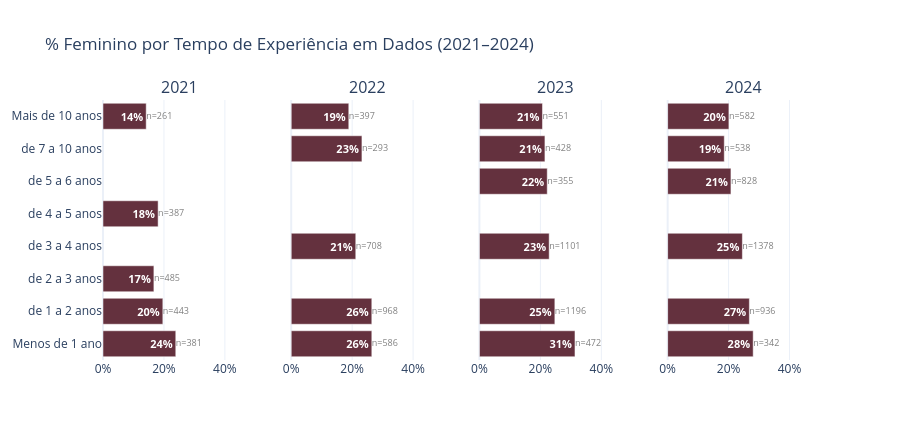

The notebook cell this image was saved under:
### Markdown cell above
### 2.7 — Experiência na área de dados por gênero

### Code cell
TEMPO_ORDEM = [
    'Menos de 1 ano',
    'de 1 a 2 anos',
    'de 2 a 3 anos',
    'de 3 a 4 anos',
    'de 4 a 5 anos',
    'de 5 a 6 anos',
    'de 6 a 7 anos',
    'de 7 a 10 anos',
    'Mais de 10 anos',
]
 
tempo_valido = [t for t in TEMPO_ORDEM if t in df['tempo_area_dados'].dropna().unique()]
 
fig = subplots_pct_fem(
    df[df['tempo_area_dados'].isin(tempo_valido)],
    'tempo_area_dados',
    tempo_valido,
    '% Feminino por Tempo de Experiência em Dados (2021–2024)',
    height=440,
)
fig.show()
# fig.write_image('figures/2_7_experiencia_genero.png', scale=2)

### Figure 1 — Plotly figure (JSON) as saved in the notebook; plotly's stock layout.template omitted (floating-point values rounded to 4 significant figures)
{"data": [{"customdata": [381, 443, 485, 0, 387, 0, 0, 261], "hovertemplate": "%{y}: %{x:.1f}% feminino (n=%{customdata})<extra></extra>", "marker": {"color": "#64313E"}, "orientation": "h", "showlegend": false, "text": ["<b>24%</b>", "<b>20%</b>", "<b>17%</b>", "", "<b>18%</b>", "", "", "<b>14%</b>"], "textfont": {"color": "white", "size": 11}, "textposition": "inside", "type": "bar", "x": [23.88, 19.64, 16.7, null, 18.09, null, null, 14.18], "xaxis": "x", "y": ["Menos de 1 ano", "de 1 a 2 anos", "de 2 a 3 anos", "de 3 a 4 anos", "de 4 a 5 anos", "de 5 a 6 anos", "de 7 a 10 anos", "Mais de 10 anos"], "yaxis": "y"}, {"mode": "text", "showlegend": false, "text": ["n=381", "n=443", "n=485", "n=0", "n=387", "n=0", "n=0", "n=261"], "textfont": {"color": "gray", "size": 9}, "textposition": "middle right", "type": "scatter", "x": [23.88, 19.64, 16.7, null, 18.09, null, null, 14.18], "xaxis": "x", "y": ["Menos de 1 ano", "de 1 a 2 anos", "de 2 a 3 anos", "de 3 a 4 anos", "de 4 a 5 anos", "de 5 a 6 anos", "de 7 a 10 anos", "Mais de 10 anos"], "yaxis": "y"}, {"customdata": [586, 968, 0, 708, 0, 0, 293, 397], "hovertemplate": "%{y}: %{x:.1f}% feminino (n=%{customdata})<extra></extra>", "marker": {"color": "#64313E"}, "orientation": "h", "showlegend": false, "text": ["<b>26%</b>", "<b>26%</b>", "", "<b>21%</b>", "", "", "<b>23%</b>", "<b>19%</b>"], "textfont": {"color": "white", "size": 11}, "textposition": "inside", "type": "bar", "x": [26.45, 26.45, null, 21.19, null, null, 23.21, 18.89], "xaxis": "x2", "y": ["Menos de 1 ano", "de 1 a 2 anos", "de 2 a 3 anos", "de 3 a 4 anos", "de 4 a 5 anos", "de 5 a 6 anos", "de 7 a 10 anos", "Mais de 10 anos"], "yaxis": "y2"}, {"mode": "text", "showlegend": false, "text": ["n=586", "n=968", "n=0", "n=708", "n=0", "n=0", "n=293", "n=397"], "textfont": {"color": "gray", "size": 9}, "textposition": "middle right", "type": "scatter", "x": [26.45, 26.45, null, 21.19, null, null, 23.21, 18.89], "xaxis": "x2", "y": ["Menos de 1 ano", "de 1 a 2 anos", "de 2 a 3 anos", "de 3 a 4 anos", "de 4 a 5 anos", "de 5 a 6 anos", "de 7 a 10 anos", "Mais de 10 anos"], "yaxis": "y2"}, {"customdata": [472, 1196, 0, 1101, 0, 355, 428, 551], "hovertemplate": "%{y}: %{x:.1f}% feminino (n=%{customdata})<extra></extra>", "marker": {"color": "#64313E"}, "orientation": "h", "showlegend": false, "text": ["<b>31%</b>", "<b>25%</b>", "", "<b>23%</b>", "", "<b>22%</b>", "<b>21%</b>", "<b>21%</b>"], "textfont": {"color": "white", "size": 11}, "textposition": "inside", "type": "bar", "x": [31.36, 24.75, null, 22.89, null, 22.25, 21.5, 20.69], "xaxis": "x3", "y": ["Menos de 1 ano", "de 1 a 2 anos", "de 2 a 3 anos", "de 3 a 4 anos", "de 4 a 5 anos", "de 5 a 6 anos", "de 7 a 10 anos", "Mais de 10 anos"], "yaxis": "y3"}, {"mode": "text", "showlegend": false, "text": ["n=472", "n=1196", "n=0", "n=1101", "n=0", "n=355", "n=428", "n=551"], "textfont": {"color": "gray", "size": 9}, "textposition": "middle right", "type": "scatter", "x": [31.36, 24.75, null, 22.89, null, 22.25, 21.5, 20.69], "xaxis": "x3", "y": ["Menos de 1 ano", "de 1 a 2 anos", "de 2 a 3 anos", "de 3 a 4 anos", "de 4 a 5 anos", "de 5 a 6 anos", "de 7 a 10 anos", "Mais de 10 anos"], "yaxis": "y3"}, {"customdata": [342, 936, 0, 1378, 0, 828, 538, 582], "hovertemplate": "%{y}: %{x:.1f}% feminino (n=%{customdata})<extra></extra>", "marker": {"color": "#64313E"}, "orientation": "h", "showlegend": false, "text": ["<b>28%</b>", "<b>27%</b>", "", "<b>25%</b>", "", "<b>21%</b>", "<b>19%</b>", "<b>20%</b>"], "textfont": {"color": "white", "size": 11}, "textposition": "inside", "type": "bar", "x": [28.07, 26.82, null, 24.53, null, 20.77, 18.59, 20.1], "xaxis": "x4", "y": ["Menos de 1 ano", "de 1 a 2 anos", "de 2 a 3 anos", "de 3 a 4 anos", "de 4 a 5 anos", "de 5 a 6 anos", "de 7 a 10 anos", "Mais de 10 anos"], "yaxis": "y4"}, {"mode": "text", "showlegend": false, "text": ["n=342", "n=936", "n=0", "n=1378", "n=0", "n=828", "n=538", "n=582"], "textfont": {"color": "gray", "size": 9}, "textposition": "middle right", "type": "scatter", "x": [28.07, 26.82, null, 24.53, null, 20.77, 18.59, 20.1], "xaxis": "x4", "y": ["Menos de 1 ano", "de 1 a 2 anos", "de 2 a 3 anos", "de 3 a 4 anos", "de 4 a 5 anos", "de 5 a 6 anos", "de 7 a 10 anos", "Mais de 10 anos"], "yaxis": "y4"}], "layout": {"annotations": [{"font": {"size": 16}, "showarrow": false, "text": "2021", "x": 0.1062, "xanchor": "center", "xref": "paper", "y": 1, "yanchor": "bottom", "yref": "paper"}, {"font": {"size": 16}, "showarrow": false, "text": "2022", "x": 0.3688, "xanchor": "center", "xref": "paper", "y": 1, "yanchor": "bottom", "yref": "paper"}, {"font": {"size": 16}, "showarrow": false, "text": "2023", "x": 0.6313, "xanchor": "center", "xref": "paper", "y": 1, "yanchor": "bottom", "yref": "paper"}, {"font": {"size": 16}, "showarrow": false, "text": "2024", "x": 0.8938, "xanchor": "center", "xref": "paper", "y": 1, "yanchor": "bottom", "yref": "paper"}], "height": 440, "legend": {"orientation": "h", "x": 1, "xanchor": "right", "y": 1.02}, "title": {"text": "% Feminino por Tempo de Experiência em Dados (2021–2024)"}, "xaxis": {"anchor": "y", "domain": [0, 0.2125], "range": [0, 50], "ticksuffix": "%"}, "xaxis2": {"anchor": "y2", "domain": [0.2625, 0.475], "range": [0, 50], "ticksuffix": "%"}, "xaxis3": {"anchor": "y3", "domain": [0.525, 0.7375], "range": [0, 50], "ticksuffix": "%"}, "xaxis4": {"anchor": "y4", "domain": [0.7875, 1], "range": [0, 50], "ticksuffix": "%"}, "yaxis": {"anchor": "x", "domain": [0, 1]}, "yaxis2": {"anchor": "x2", "domain": [0, 1], "matches": "y", "showticklabels": false}, "yaxis3": {"anchor": "x3", "domain": [0, 1], "matches": "y", "showticklabels": false}, "yaxis4": {"anchor": "x4", "domain": [0, 1], "matches": "y", "showticklabels": false}}}
